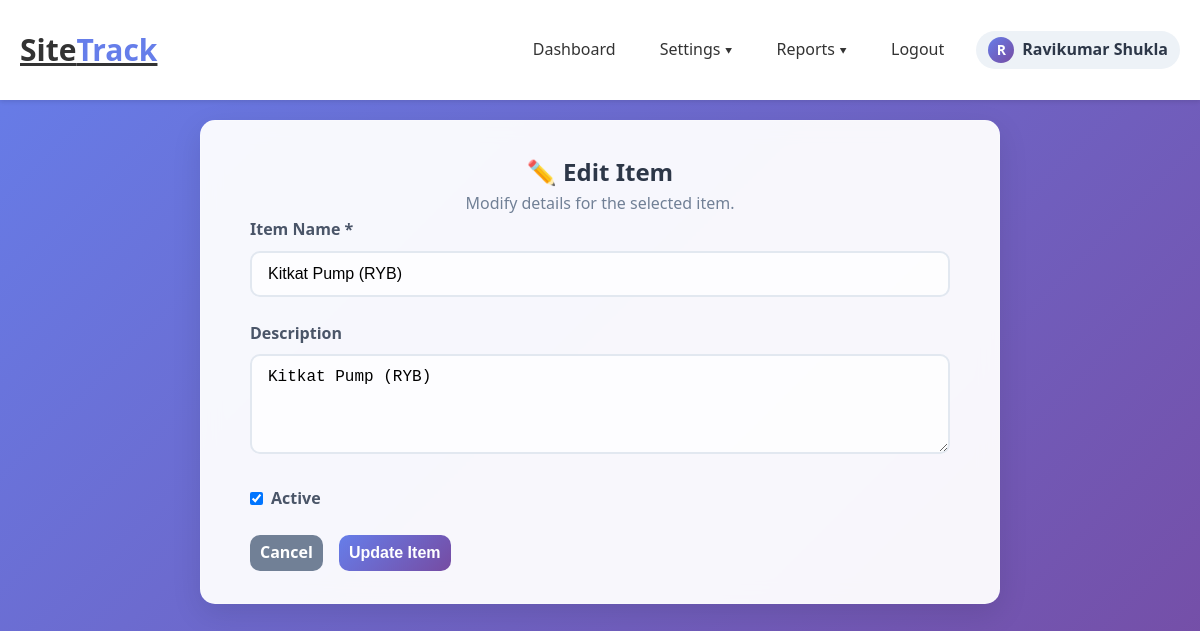
Screenshot of /edit_item_master.php?item_id=1 (signed in) with the database file from the repository.
### tables this page shows
CREATE TABLE `items_master` (
  `id` int(11) NOT NULL,
  `item_name` varchar(100) DEFAULT NULL,
  `description` text DEFAULT NULL,
  `is_active` tinyint(1) DEFAULT 1
);

### edit_item_master.php (the view, shortened to what this page needs)
<?php
include 'db_config.php';
$item_id = (int)$_GET['item_id'];
$stmt = $conn->prepare("SELECT id, item_name, description, is_active FROM items_master WHERE id = ?");
$stmt->bind_param('i', $item_id);
$stmt->execute();
$item = $stmt->get_result()->fetch_assoc();
?>
<!DOCTYPE html>
<html lang="hi">
<head>
    <link rel="stylesheet" href="style.css">
</head>
<body>
	<?php include('header.php'); ?>
	<div class="container">
		<div class="card" style="max-width:800px; margin:0 auto;">
			<h2 style="text-align:center; color:#2d3748;">✏️ Edit Item</h2>
			<p style="text-align:center; color:#718096;">Modify details for the selected item.</p>
			<form method="POST" class="parameter-form" style="max-width:700px; margin:0 auto;">
				<div class="form-group">
					<label class="form-label">Item Name *</label>
					<input type="text" name="item_name" class="form-control" required value="<?php echo htmlspecialchars($item['item_name']); ?>">
				</div>
				<div class="form-group">
					<label class="form-label">Description</label>
					<textarea name="description" class="form-control" rows="3"><?php echo htmlspecialchars($item['description'] ?? ''); ?></textarea>
				</div>
				<div class="form-group" style="display:flex; align-items:center; gap:0.5rem;">
					<input type="checkbox" id="is_active" name="is_active" <?php echo ((int)$item['is_active'] === 1) ? 'checked' : ''; ?>>
					<label for="is_active" class="form-label" style="margin:0;">Active</label>
				</div>
				<div class="btn-group">
					<a href="add_item_master.php" class="btn btn-secondary">Cancel</a>
					<button type="submit" class="btn btn-primary">Update Item</button>
				</div>
			</form>
		</div>
	</div>
</body>
</html>

### style.css (style rules this page uses)
* { margin: 0; padding: 0; box-sizing: border-box; }
body { font-family: 'Segoe UI', Tahoma, Geneva, Verdana, sans-serif; line-height: 1.6; color: #333; background: linear-gradient(135deg, #667eea 0%, #764ba2 100%); min-height: 100vh; }
.container { max-width: 1600px; margin: 0 auto; padding: 20px; }
.card { background: rgba(255, 255, 255, 0.95); backdrop-filter: blur(10px); border-radius: 15px; padding: 2rem; margin-bottom: 2rem; box-shadow: 0 10px 30px rgba(0, 0, 0, 0.1); border: 1px solid rgba(255, 255, 255, 0.2); transition: transform 0.3s ease, box-shadow 0.3s ease; }
.form-group { margin-bottom: 1.5rem; }
.form-label { display: block; margin-bottom: 0.5rem; font-weight: 600; color: #4a5568; }
.form-control { width: 100%; padding: 12px 16px; border: 2px solid #e2e8f0; border-radius: 10px; font-size: 1rem; transition: all 0.3s ease; background: rgba(255, 255, 255, 0.8); }
textarea.form-control { min-height: 100px; resize: vertical; }
.btn { display: inline-block; padding: 5px 10px; border: none; border-radius: 10px; font-size: 1rem; font-weight: 600; text-decoration: none; text-align: center; cursor: pointer; transition: all 0.3s ease; position: relative; overflow: hidden; }
.btn-primary { background: linear-gradient(135deg, #667eea 0%, #764ba2 100%); color: white; }
.btn-secondary { background: #718096; color: white; }
.btn-group { display: flex; gap: 1rem; flex-wrap: wrap; }

### rows the page displays
items_master: item_name "Kitkat Pump (RYB)", description "Kitkat Pump (RYB)", is_active "☑"

### other values shown
$initial "R"
$display_name "Ravikumar Shukla"
